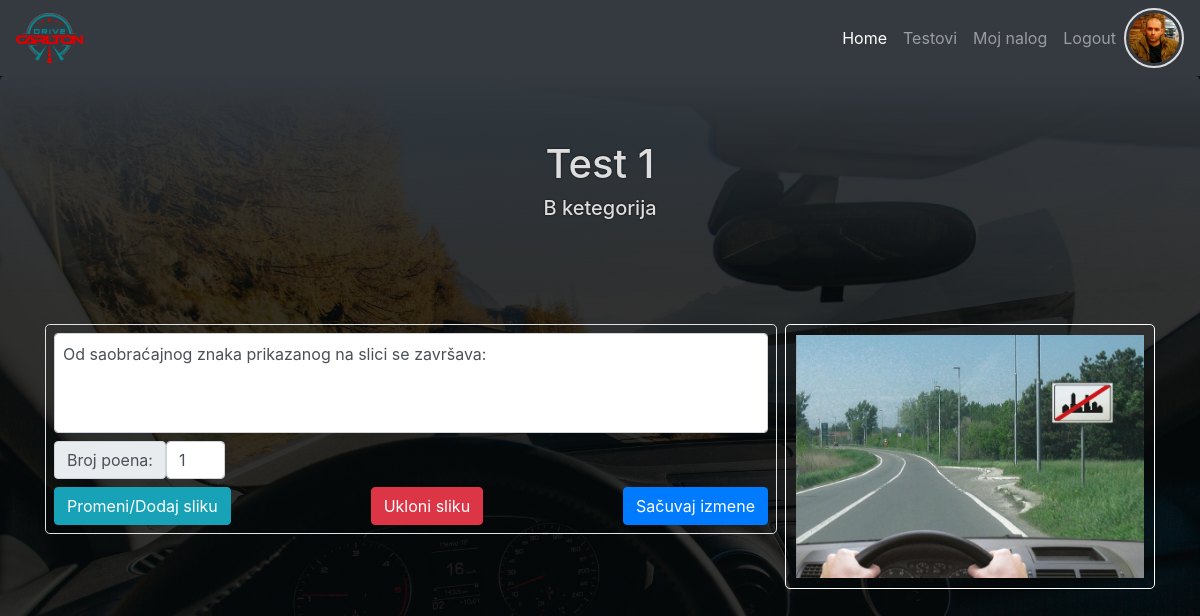
/test_questions.php/test_questions.php?action=1&id=1 (signed in), run on an earlier commit of the app's database.
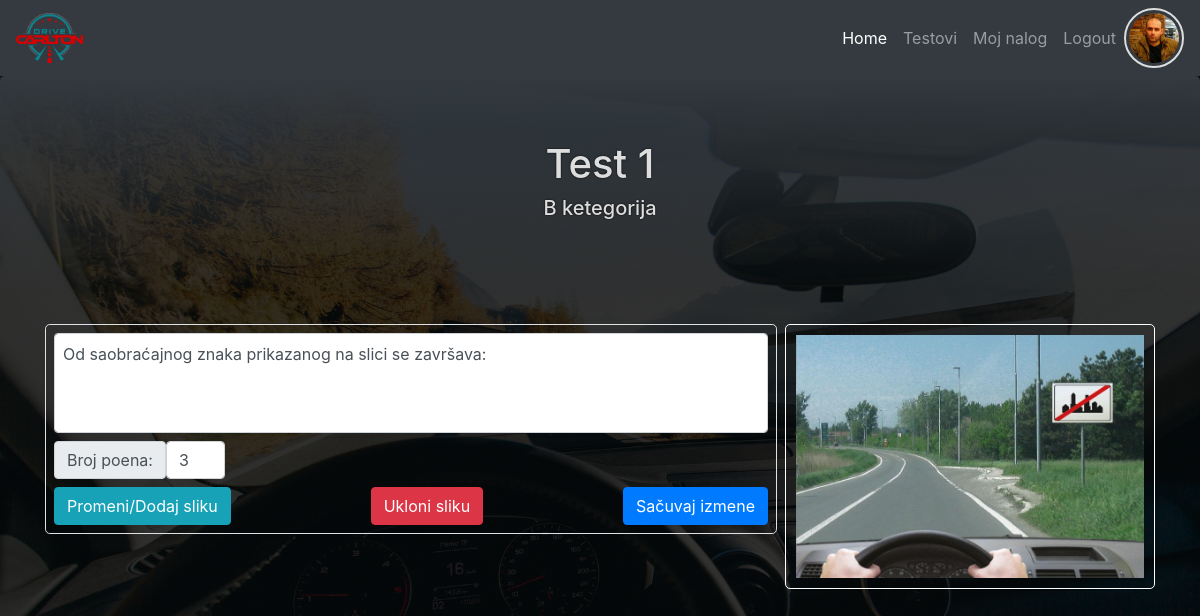
And on a later commit of the database.
### tables this page shows
CREATE TABLE `users` (
  `id` int(11) NOT NULL,
  `first_name` varchar(50) NOT NULL,
  `last_name` varchar(50) NOT NULL,
  `date_birth` date NOT NULL,
  `email` varchar(50) NOT NULL,
  `password` varchar(60) NOT NULL,
  `created_at` timestamp NOT NULL DEFAULT CURRENT_TIMESTAMP,
  `last_login` timestamp NOT NULL DEFAULT CURRENT_TIMESTAMP,
  `profil_img` varchar(60) DEFAULT NULL,
  `role_id` int(11) DEFAULT NULL
);

CREATE TABLE `tests` (
  `id` int(11) NOT NULL,
  `test_name` varchar(150) NOT NULL,
  `category_id` int(11) NOT NULL
);

CREATE TABLE `test_category` (
  `id` int(11) NOT NULL,
  `category_name` varchar(50) NOT NULL,
  `icon` varchar(50) NOT NULL
);

CREATE TABLE `question` (
  `id` int(11) NOT NULL,
  `question` text NOT NULL,
  `atach` varchar(50) DEFAULT NULL,
  `test_id` int(11) NOT NULL,
  `answers` int(10) NOT NULL DEFAULT '1',
  `points` int(10) DEFAULT '1'
);

### core/init.php (called while the page is built, shortened)
<?php
require_once "config.php";
require_once "classes/Conection.php";
require_once "classes/QueryBuilder.php";
require_once "classes/User.php";
$User         = new User($database);
$Tests         = new Tests($database);

### core/classes/User.php (called while the page is built, shortened)
<?php
class User extends QueryBuilder
{
    public function isLoged()
    {
        if (isset($_SESSION["id"])) {
            return false;
        } else {
            return true;
        }
    }
}

### core/classes/QueryBuilder.php (called while the page is built, shortened)
<?php
class QueryBuilder extends Connection
{
    public function selectSingle(string $table, array $criteria)
    {
        $key = key($criteria);
        $sql = "SELECT * FROM {$table} WHERE {$key} = :{$key}";
        $qry = $this->db->prepare($sql);
        $qry->execute($criteria);
        $result = $qry->fetch(PDO::FETCH_ASSOC);
        return $result;
    }
    public function selectSingleJoin(array $table, String $join_on, $criteria)
    {
        $key = key($criteria);
        $sql = "SELECT
                {$table[0]}.*, {$table[0]}.id {$table[0]}_id, {$table[1]}.*
                FROM {$table[0]}
                JOIN {$table[1]}
                ON {$table[0]}.{$join_on} = {$table[1]}.id
                WHERE {$table[0]}.{$key} = :{$key}";
        $qry = $this->db->prepare($sql);
        $qry->execute($criteria);
        $result = $qry->fetch(PDO::FETCH_OBJ);
        return $result;
    }
}

### core/classes/Conection.php (called while the page is built, shortened)
<?php
class Connection
{
    public function __construct($database)
    {
        try {
            $this->db = new PDO("mysql:host={$database['host']};dbname={$database['dbname']}", $database["user"], $database["password"]);
        } catch (PDOException $err) {
            die("Doslo je do greske. Nije moguce konektovati se sa bazom - " . $err->getMessage());
        }
    }
}

### view/test_questions_edit_view.php (the view, shortened to what this page needs)
<?php
require ROOT . "/include/top.php";
require ROOT . "/include/main_nav.php";
?>
<header class="jumbotron text-center">
    <h1><?php echo $tests->test_name?></h1>
    <h5><?php echo $tests->category_name; ?></h5>
</header>
<section class="container">
    <?php if($user_info->role=="admin"): ?>
    <article class="d-flex align-items-start ">
        <form class="flex-grow-1 no-gutters row justify-content-between border rounded-lg p-2"
            action="test_questions.php" method="post" enctype="multipart/form-data">
            <textarea class="form-control col-12 mb-2 p-2" type="text" name="question"
                placeholder="Pitanje?"><?php echo $question["question"]; ?></textarea>
            <div class="col-12 d-flex mb-2">
                <label class="input-group-text" for="">Broj poena:</label>
                <input class="form-control col-1" type="number" name="points" value="<?php echo $question["points"]; ?>"
                    min="1">
            </div>
            <label class="btn btn-info mb-0" for="file-img">Promeni/Dodaj sliku</label>
            <a class="btn btn-danger mb-0" href="delete.php?action=qimg&id=<?php echo $_GET["id"]; ?>">Ukloni sliku</a>
            <button class=" btn btn-primary" name="save_change" type="submit">Sačuvaj izmene</button>
        </form>
        <div class="col-md-4 ml-md-2 text-center thumbnail">
            <img id="profil" class="img-fluid" src="<?php echo ROOT_DIR . "/upload/" . $question["atach"] ; ?>" alt="">
        </div>
    </article>
    <?php endif; ?>
</section>
<?php
require ROOT . "/include/bottom.php";
?>

### test_questions.php (shortened to what this page needs)
<?php
require_once "core/init.php";
$user_info = $User->selectSingleJoin(
    ["users", "roles"],
    "role_id",
    ["id" => $_SESSION["id"]]
);
if (isset($_GET["id"]) && !isset($_GET["action"])) {
    $questions = $Tests->getQuestions(["id" => $_GET["id"]]);
    $tests     = $Tests->selectSingleJoin(["tests", "test_category"], "category_id", ["id" => $_GET["id"]]);
} elseif (isset($_GET["action"])) {
    $tests    = $Tests->selectSingleJoin(["tests", "test_category"], "category_id", ["id" => $_GET["action"]]);
    $question = $Tests->selectSingle("question", ["id" => $_GET["id"]]);
}
if (isset($_GET["action"])) {
    require_once ROOT . "/view/test_questions_edit_view.php";
} else {
    require_once ROOT . "/view/test_questions.view.php";
}

### include/top.php (shortened to what this page needs)
<!DOCTYPE html>
<html lang="en">
<head>
    <link rel="stylesheet" href="https://cdnjs.cloudflare.com/ajax/libs/font-awesome/5.15.3/css/all.min.css"
 />
    <link rel="stylesheet" href="https://cdn.jsdelivr.net/npm/bootstrap@4.6.0/dist/css/bootstrap.min.css"
>
    <link rel="stylesheet" href="<?php echo ROOT_DIR; ?>/css/style.css">
</head>
<body>

### include/main_nav.php (shortened to what this page needs)
<nav class="navbar navbar-expand-lg navbar-dark bg-dark">
    <a class="navbar-brand" href="<?php echo ROOT_DIR; ?>"><img class="img-fluid" src="asset/logo-sm.png" alt=""></a>
    <div class="collapse navbar-collapse" id="navbarNav">
        <ul class="navbar-nav ml-auto">
            <li class="nav-item active">
                <a class="nav-link" href="<?php echo ROOT_DIR; ?>">Home</a>
            </li>
            <li class="nav-item">
                <a class="nav-link" href="<?php echo ROOT_DIR; ?>/testovi.php">Testovi</a>
            </li>
            <?php if($User->isLoged()): ?>
            <li class="nav-item">
                <a class="nav-link" href="login_register.php">Login / Register</a>
            </li>
            <?php else: ?>
            <li class="nav-item">
                <a class="nav-link" href="user.php">Moj nalog</a>
            </li>
            <li class="nav-item">
                <a class="nav-link" href="logout.php">Logout</a>
            </li>
            <?php endif; ?>
        </ul>
        <?php if(!$User->isLoged()): ?>
        <div class="loged-profil">
            <img src="<?php echo ROOT_DIR . TARGET_DIR . ($user_info->profil_img ?:"../asset/logo-sm.png"); ?>" alt="">
        </div>
        <?php endif; ?>
    </div>
</nav>

### include/bottom.php (shortened to what this page needs)
</body>
</html>

### css/style.css (style rules this page uses)
* { margin: 0; padding: 0; box-sizing: border-box; }
body { background: linear-gradient(rgba(0, 0, 0, 0.8), rgba(0, 0, 0, 0.8)), url(../asset/bg.jpg); background-position: center top; background-size: cover; background-attachment: fixed; }
.jumbotron { background: linear-gradient(to bottom, rgba(52, 58, 64, 1), rgba(0, 0, 0, 0)); color: #ddd; }
h1, h1 + * { text-shadow: 0 0 2px #000; }
.navbar-brand img, .loged-profil img { height: 50px; }
textarea { resize: none; overflow-y: auto; height: 100px !important; }
.loged-profil img { border: 2px solid #ddd; padding: 3px; border-radius: 50%; width: 60px; height: 60px; object-fit: cover; }
.thumbnail { padding: 10px; border: 1px solid #fff; border-radius: 5px; min-height: 250px; }
.thumbnail img { height: 100%; width: 100%; object-fit: cover; display: block; }

What changed in the data, as far as the page shows it:
changed question "Od saobraćajnog znaka prikazanog na slici se završava:": points "1" → "3"
